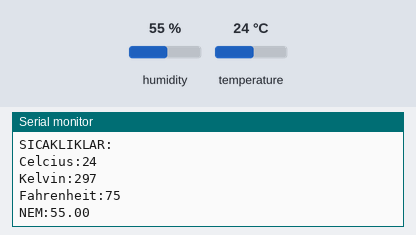
Recording of a sketch running on a simulated Arduino Uno, built with avr-gcc and run on an emulated ATmega328P. Shown: the last lines printed to the serial monitor. The test bench sets the inputs (shaded band); at power-on: humidity 55 %, temperature 24 °C.

Above: at 5.8 s.
5.9 s: humidity set to 22 %
At 10.6 s:
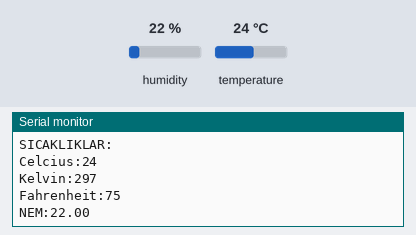
11.9 s: temperature set to 12 °C
At 16.5 s:
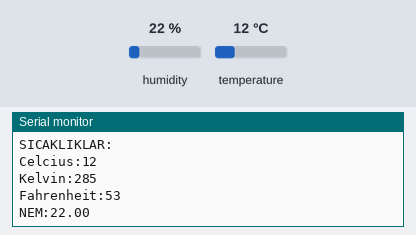
17.9 s: humidity set to 40 %
At 21.2 s:
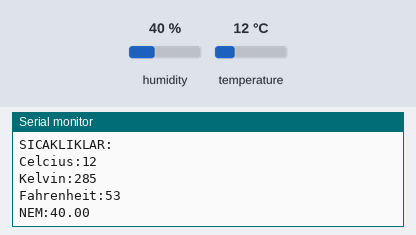
Timing chart, 0 to 22.7 s (numbered marks = the images above; inputs shaded):
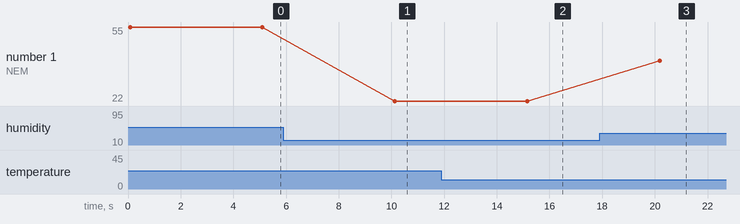

Measured:
- after the input at 5.9 s, the serial monitor: prints a new line after 4.2 s (image 1)
- after the input at 11.9 s, the serial monitor: prints a new line after 3.2 s (image 2)
- after the input at 17.9 s, the serial monitor: prints a new line after 2.3 s (image 3)
- plotted number 1: 55 → 22 after the input at 5.9 s, 22 → 40 after the input at 17.9 s

The sketch:

Arduino___dev3.ino
```cpp
#include <dht.h>
#define DHT11_PIN 1
dht heat;
void setup() {
  Serial.begin(9600);

}

void loop() {
  int okunanDeger=heat.read11(DHT11_PIN);

  int C=heat.temperature;
  int K=C+273;
  int F=(C*1.8)+32;

Serial.println("SICAKLIKLAR:");

Serial.print("Celcius:");
Serial.println(C);

Serial.print("Kelvin:");
Serial.println(K);

Serial.print("Fahrenheit:");
Serial.println(F);

Serial.print("NEM:");
Serial.println(heat.humidity);

delay(5000);
}
```
